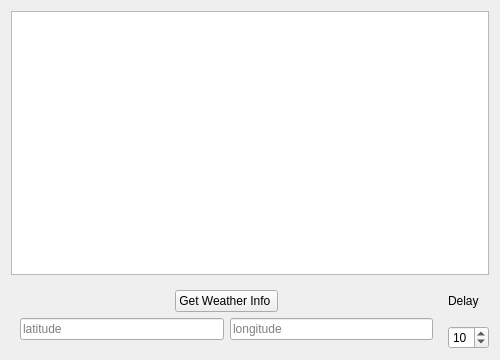
<?xml version="1.0" encoding="UTF-8"?>
<ui version="4.0">
 <class>Form</class>
 <widget class="QWidget" name="Form">
  <property name="geometry">
   <rect>
    <x>0</x>
    <y>0</y>
    <width>500</width>
    <height>360</height>
   </rect>
  </property>
  <property name="minimumSize">
   <size>
    <width>400</width>
    <height>290</height>
   </size>
  </property>
  <property name="maximumSize">
   <size>
    <width>500</width>
    <height>360</height>
   </size>
  </property>
  <property name="windowTitle">
   <string>Form</string>
  </property>
  <layout class="QVBoxLayout" name="verticalLayout_3">
   <item>
    <widget class="QPlainTextEdit" name="plainTextEditInfo">
     <property name="maximumSize">
      <size>
       <width>500</width>
       <height>350</height>
      </size>
     </property>
     <property name="font">
      <font>
       <pointsize>20</pointsize>
      </font>
     </property>
    </widget>
   </item>
   <item>
    <layout class="QHBoxLayout" name="horizontalLayout_3">
     <item>
      <widget class="QWidget" name="widget" native="true">
       <layout class="QVBoxLayout" name="verticalLayout_2">
        <item>
         <layout class="QHBoxLayout" name="horizontalLayout_2">
          <item>
           <spacer name="horizontalSpacer">
            <property name="orientation">
             <enum>Qt::Horizontal</enum>
            </property>
            <property name="sizeHint" stdset="0">
             <size>
              <width>40</width>
              <height>20</height>
             </size>
            </property>
           </spacer>
          </item>
          <item>
           <widget class="QPushButton" name="getWeatherBTN">
            <property name="maximumSize">
             <size>
              <width>140</width>
              <height>25</height>
             </size>
            </property>
            <property name="text">
             <string>Get Weather Info </string>
            </property>
            <property name="checkable">
             <bool>true</bool>
            </property>
           </widget>
          </item>
          <item>
           <spacer name="horizontalSpacer_2">
            <property name="orientation">
             <enum>Qt::Horizontal</enum>
            </property>
            <property name="sizeHint" stdset="0">
             <size>
              <width>40</width>
              <height>20</height>
             </size>
            </property>
           </spacer>
          </item>
         </layout>
        </item>
        <item>
         <layout class="QHBoxLayout" name="horizontalLayout">
          <item>
           <widget class="QLineEdit" name="latitude">
            <property name="placeholderText">
             <string>latitude</string>
            </property>
           </widget>
          </item>
          <item>
           <widget class="QLineEdit" name="longitude">
            <property name="placeholderText">
             <string>longitude</string>
            </property>
           </widget>
          </item>
         </layout>
        </item>
       </layout>
      </widget>
     </item>
     <item>
      <layout class="QVBoxLayout" name="verticalLayout">
       <item>
        <widget class="QLabel" name="label">
         <property name="text">
          <string>Delay</string>
         </property>
        </widget>
       </item>
       <item>
        <widget class="QSpinBox" name="spinBoxDelay">
         <property name="minimum">
          <number>2</number>
         </property>
         <property name="maximum">
          <number>25</number>
         </property>
         <property name="value">
          <number>10</number>
         </property>
        </widget>
       </item>
      </layout>
     </item>
    </layout>
   </item>
  </layout>
 </widget>
 <resources/>
 <connections/>
</ui>
